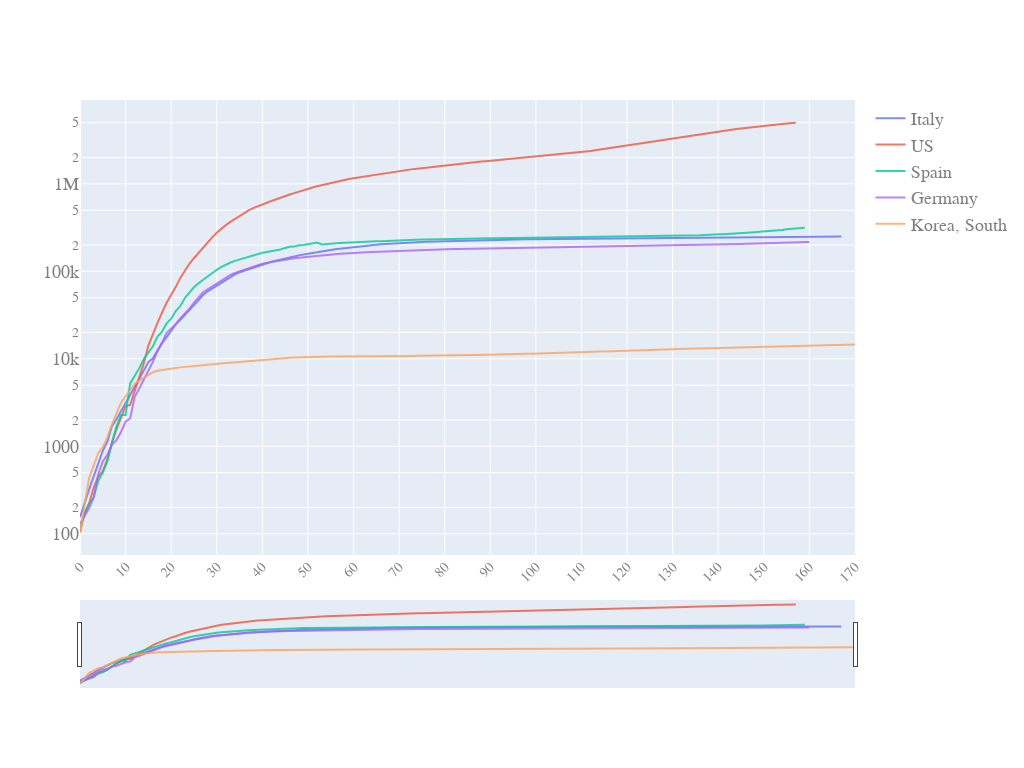

Notebook cell for this chart:
### Code cell
quick_plot(df_analyse.date,
           df_analyse.iloc[:,4:-1],
           y_scale='log',
           slider=True)

### Figure 1 — Plotly figure (JSON) as saved in the notebook; plotly's stock layout.template omitted (floating-point values rounded to 4 significant figures; data arrays with more than 128 entries replaced by an {"elided": "..."} marker saying what was removed)
{"data": [{"name": "Italy", "opacity": 0.8, "type": "scatter", "x": {"elided": "200 int values"}, "y": {"elided": "200 int values"}}, {"name": "US", "opacity": 0.8, "type": "scatter", "x": {"elided": "200 int values"}, "y": {"elided": "200 int values"}}, {"name": "Spain", "opacity": 0.8, "type": "scatter", "x": {"elided": "200 int values"}, "y": {"elided": "200 int values"}}, {"name": "Germany", "opacity": 0.8, "type": "scatter", "x": {"elided": "200 int values"}, "y": {"elided": "200 int values"}}, {"name": "Korea, South", "opacity": 0.8, "type": "scatter", "x": {"elided": "200 int values"}, "y": {"elided": "200 int values"}}], "layout": {"autosize": true, "font": {"color": "#7f7f7f", "family": "PT Sans, monospace", "size": 18}, "height": 768, "width": 1024, "xaxis": {"nticks": 20, "rangeslider": {"visible": true}, "tickangle": -45, "tickfont": {"color": "#7f7f7f", "size": 14}}, "yaxis": {"type": "log"}}}
